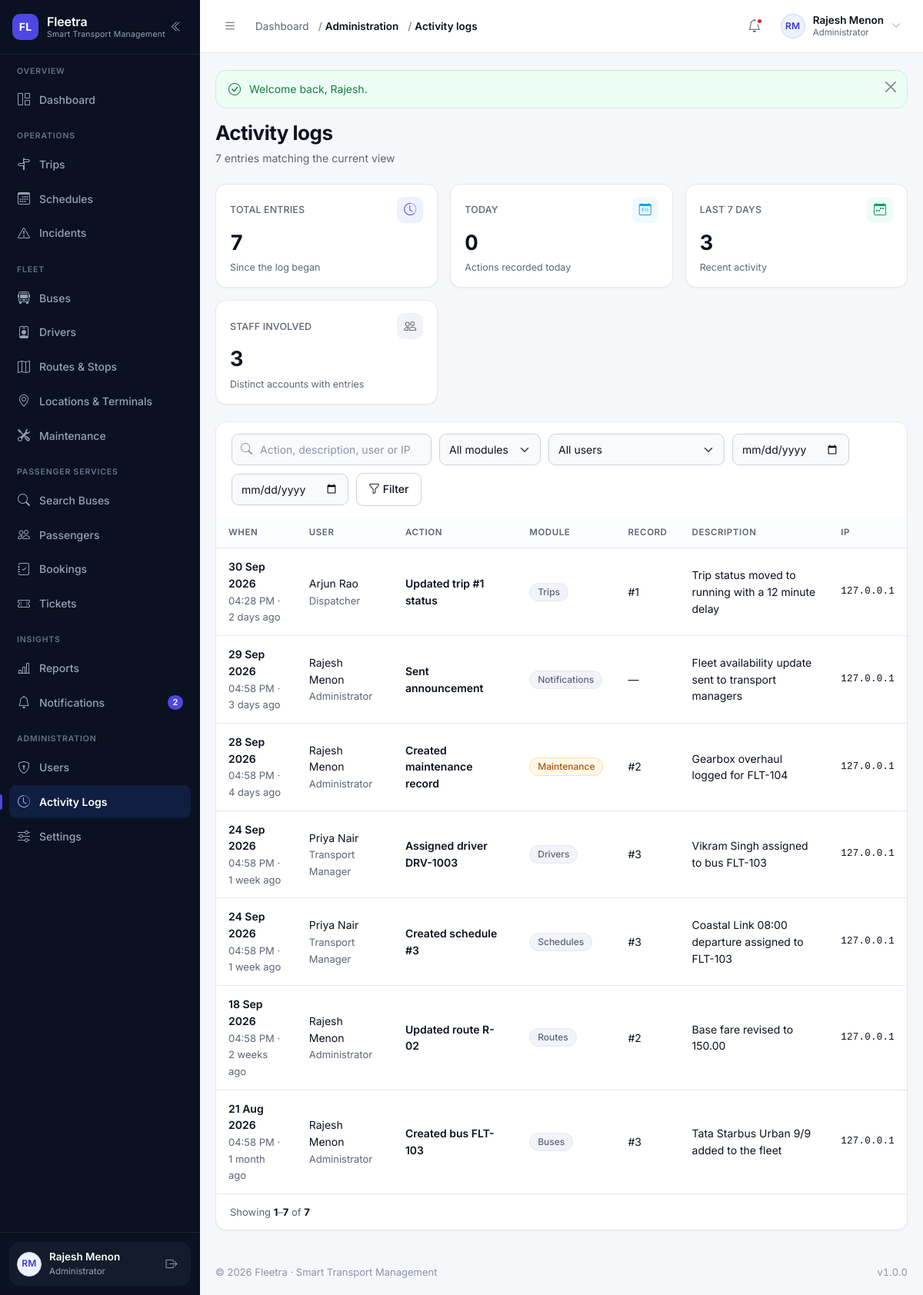
Screenshot of /modules/logs/index.php (signed in) with the database file from the repository.
### tables this page shows
CREATE TABLE users (
    id            INT UNSIGNED NOT NULL AUTO_INCREMENT,
    name          VARCHAR(120)  NOT NULL,
    email         VARCHAR(160)  NOT NULL,
    phone         VARCHAR(20)   DEFAULT NULL,
    password      VARCHAR(255)  NOT NULL COMMENT 'password_hash() output — never plain text',
    role          VARCHAR(30)   NOT NULL DEFAULT 'passenger'
                  COMMENT 'admin | manager | dispatcher | driver | passenger (VARCHAR so new roles need no migration)',
    profile_image VARCHAR(255)  DEFAULT NULL,
    status        ENUM('active','inactive','suspended','deleted') NOT NULL DEFAULT 'active',
    last_login    DATETIME      DEFAULT NULL,
    created_at    DATETIME      NOT NULL DEFAULT CURRENT_TIMESTAMP,
    updated_at    DATETIME      NOT NULL DEFAULT CURRENT_TIMESTAMP ON UPDATE CURRENT_TIMESTAMP,
    PRIMARY KEY (id),
    UNIQUE KEY uq_users_email (email),
    KEY idx_users_role (role),
    KEY idx_users_status (status)
);

CREATE TABLE activity_logs (
    id          INT UNSIGNED NOT NULL AUTO_INCREMENT,
    user_id     INT UNSIGNED DEFAULT NULL,
    action      VARCHAR(160) NOT NULL,
    module      VARCHAR(60)  NOT NULL,
    record_id   INT UNSIGNED DEFAULT NULL,
    description VARCHAR(255) DEFAULT NULL,
    ip_address  VARCHAR(45)  DEFAULT NULL,
    created_at  DATETIME NOT NULL DEFAULT CURRENT_TIMESTAMP,
    PRIMARY KEY (id),
    KEY idx_logs_user (user_id),
    KEY idx_logs_module (module),
    KEY idx_logs_created (created_at),
    CONSTRAINT fk_logs_user FOREIGN KEY (user_id) REFERENCES users (id) ON DELETE SET NULL
);

### modules/logs/index.php (the view, shortened to what the rows shown need)
<?php
require_once __DIR__ . '/../../includes/permissions.php';
require_permission('logs.view');
$search       = get('q');
$moduleFilter = get('module');
$userFilter   = get('user_id');
$dateFrom     = get('date_from');
$dateTo       = get('date_to');
$where  = [];
$params = [];
$whereSql = $where === [] ? '' : 'WHERE ' . implode(' AND ', $where);
$joins    = 'FROM activity_logs l LEFT JOIN users u ON u.id = l.user_id';
$total = (int) db_value("SELECT COUNT(*) $joins $whereSql", $params, 0);
$page  = paginate($total, 25);
$logs = db_all(
    "SELECT l.id, l.action, l.module, l.record_id, l.description, l.ip_address, l.created_at,
            u.name AS user_name, u.role AS user_role
       $joins
       $whereSql
      ORDER BY l.created_at DESC, l.id DESC
      LIMIT {$page['per_page']} OFFSET {$page['offset']}",
    $params
);
$hasFilters = $search !== '' || $moduleFilter !== '' || $userFilter !== ''
    || is_valid_date($dateFrom) || is_valid_date($dateTo);
require __DIR__ . '/../../includes/header.php';
?>
<?= render_page_header(
    'Activity logs',
    number_format($total) . ' entr' . ($total === 1 ? 'y' : 'ies') . ' matching the current view'
) ?>
<div class="card-fl">
    <?php if ($logs === []): ?>
        <?= empty_state(
            $hasFilters ? 'No log entries match these filters' : 'No activity recorded yet',
            $hasFilters
                ? 'Try a wider date range, or clear the filters to see the whole audit trail.'
                : 'Creating a bus, updating a schedule or sending an announcement will be recorded here.',
            'bi-clock-history'
        ) ?>
    <?php else: ?>
        <div class="table-wrap">
            <table class="table-fl">
                <thead>
                    <tr>
                        <th>When</th>
                        <th>User</th>
                        <th>Action</th>
                        <th>Module</th>
                        <th>Record</th>
                        <th>Description</th>
                        <th>IP</th>
                    </tr>
                </thead>
                <tbody>
                    <?php foreach ($logs as $entry): ?>
                        <tr>
                            <td>
                                <span class="cell-strong"><?= e(format_date((string) $entry['created_at'], 'd M Y')) ?></span><br>
                                <span class="cell-muted">
                                    <?= e(format_time((string) $entry['created_at'])) ?>
                                    · <?= e(time_ago((string) $entry['created_at'])) ?>
                                </span>
                            </td>
                            <td>
                                <?php if ($entry['user_name'] !== null): ?>
                                    <?= e($entry['user_name']) ?><br>
                                    <span class="cell-muted"><?= e(role_label((string) $entry['user_role'])) ?></span>
                                <?php else: ?>
                                    <span class="cell-muted">System</span>
                                <?php endif; ?>
                            </td>
                            <td class="cell-strong"><?= e($entry['action']) ?></td>
                            <td><?= status_badge((string) $entry['module'], labelize((string) $entry['module'])) ?></td>
                            <td><?= $entry['record_id'] !== null ? '#' . (int) $entry['record_id'] : '—' ?></td>
                            <td><?= e((string) ($entry['description'] ?? '—')) ?></td>
                            <td class="cell-mono"><?= e((string) ($entry['ip_address'] ?? '—')) ?></td>
                        </tr>
                    <?php endforeach; ?>
                </tbody>
            </table>
        </div>
    <?php endif; ?>
</div>
<?php require __DIR__ . '/../../includes/footer.php'; ?>

### includes/sidebar.php (shortened to what the rows shown need)
<?php
$navUser        = current_user();
?>
<aside class="sidebar" id="appSidebar" aria-label="Main navigation">
    <div class="sidebar__footer">
        <div class="sidebar-user">
            <a class="sidebar-user__link" href="<?= e(url('profile.php')) ?>" title="Open my profile">
                <?= avatar_markup($navUser, 'sm') ?>
                <span class="sidebar-user__text">
                    <span class="sidebar-user__name"><?= e($navUser['name'] ?? 'Guest') ?></span>
                    <span class="sidebar-user__role"><?= e(role_label(current_role())) ?></span>
                </span>
            </a>
        </div>
    </div>
</aside>

### includes/functions.php (shortened to what the rows shown need)
<?php
require_once __DIR__ . '/../config/database.php';
function url(string $path = ''): string
{
    return BASE_URL . ltrim($path, '/');
}
function e(mixed $value): string
{
    return htmlspecialchars((string) ($value ?? ''), ENT_QUOTES | ENT_SUBSTITUTE, 'UTF-8');
}
function get_int(string $key, int $default = 0, int $min = 0): int
{
    $value = filter_var($_GET[$key] ?? null, FILTER_VALIDATE_INT);
    return $value === false ? $default : max($min, (int) $value);
}
function paginate(int $total, int $perPage = 15, ?int $currentPage = null): array
{
    $perPage     = max(1, $perPage);
    $pages       = max(1, (int) ceil($total / $perPage));
    $currentPage = $currentPage ?? get_int('page', 1, 1);
    $currentPage = min(max(1, $currentPage), $pages);
    $offset      = ($currentPage - 1) * $perPage;
    return [
        'page'     => $currentPage,
        'per_page' => $perPage,
        'total'    => $total,
        'pages'    => $pages,
        'offset'   => $offset,
        'from'     => $total === 0 ? 0 : $offset + 1,
        'to'       => min($offset + $perPage, $total),
    ];
}
function format_date(?string $date, string $format = 'd M Y'): string
{
    $timestamp = strtotime($date);
    return $timestamp ? date($format, $timestamp) : '—';
}
function format_time(?string $time, string $format = 'h:i A'): string
{
    $timestamp = strtotime($time);
    return $timestamp ? date($format, $timestamp) : '—';
}
function time_ago(?string $datetime): string
{
    $timestamp = strtotime($datetime);
    $seconds = time() - $timestamp;
    $units = [
        31536000 => 'year',
        2592000  => 'month',
        604800   => 'week',
        86400    => 'day',
        3600     => 'hour',
        60       => 'minute',
    ];
    foreach ($units as $unitSeconds => $label) {
        if ($seconds >= $unitSeconds) {
            $value = (int) floor($seconds / $unitSeconds);
            return $value . ' ' . $label . ($value > 1 ? 's' : '') . ' ago';
        }
    }
    return 'just now';
}
function initials(?string $name): string
{
    $name  = trim((string) $name);
    $parts    = preg_split('/\s+/', $name) ?: [];
    $initials = '';
    foreach ($parts as $part) {
        $initials .= strtoupper(substr($part, 0, 1));
        if (strlen($initials) === 2) {
            break;
        }
    }
    return $initials !== '' ? $initials : 'FL';
}
function labelize(?string $value): string
{
    return ucwords(str_replace(['_', '-'], ' ', (string) $value));
}
function status_variant(?string $status): string
{
    $key = strtolower(str_replace([' ', '-'], '_', (string) $status));
    $map = [
        'active'        => 'success',
        'available'     => 'success',
        'enabled'       => 'success',
        'inactive'      => 'muted',
        'disabled'      => 'muted',
        'retired'       => 'muted',
        'maintenance'   => 'warning',
        'in_service'    => 'warning',
        'scheduled'     => 'info',
        'upcoming'      => 'info',
        'due'           => 'warning',
        'overdue'       => 'danger',
        'in_progress'   => 'info',
        'routine'       => 'muted',
        'repair'        => 'warning',
        'boarding'      => 'info',
        'running'       => 'primary',
        'on_time'       => 'success',
        'delayed'       => 'warning',
        'completed'     => 'success',
        'cancelled'     => 'danger',
        'canceled'      => 'danger',
        'missed'        => 'danger',
        'diverted'      => 'warning',
        'valid'         => 'success',
        'trip'          => 'info',
        'delay'         => 'warning',
        'booking'       => 'primary',
        'emergency'     => 'danger',
        'system'        => 'muted',
        'confirmed'     => 'success',
        'pending'       => 'warning',
        'paid'          => 'success',
        'unpaid'        => 'warning',
        'partial'       => 'warning',
        'failed'        => 'danger',
        'refunded'      => 'muted',
        'expired'       => 'danger',
        'used'          => 'muted',
        'checked_in'    => 'info',
        'no_show'       => 'muted',
        'on_leave'      => 'warning',
        'suspended'     => 'danger',
        'terminated'    => 'danger',
        'resigned'      => 'muted',
        'low'           => 'info',
        'medium'        => 'warning',
        'high'          => 'danger',
        'critical'      => 'danger',
        'open'          => 'warning',
        'investigating' => 'warning',
        'resolved'      => 'success',
        'closed'        => 'muted',
    ];
    return $map[$key] ?? 'muted';
}
function status_badge(?string $status, ?string $label = null): string
{
    $status = (string) $status;
    return '<span class="badge-status badge-' . e(status_variant($status)) . '">'
        . e($label ?? labelize($status)) . '</span>';
}
function upload_url(?string $filename, string $folder): ?string
{
    if (empty($filename)) {
        return null;
    }
    return url('uploads/' . trim($folder, '/') . '/' . $filename);
}
function avatar_markup(?array $user, string $size = 'sm'): string
{
    $name = (string) ($user['name'] ?? '');
    $url  = upload_url($user['profile_image'] ?? null, 'profiles');
    return '<span class="avatar avatar--' . e($size) . '" aria-hidden="true">'
        . e(initials($name)) . '</span>';
}
function render_page_header(string $title, string $subtitle = '', string $actionsHtml = ''): string
{
    $html = '<div class="page-head"><div class="page-head__text">';
    $html .= '<h1 class="page-title">' . e($title) . '</h1>';
    if ($subtitle !== '') {
        $html .= '<p class="page-subtitle">' . e($subtitle) . '</p>';
    }
    $html .= '</div>';
    return $html . '</div>';
}

### includes/topbar.php (shortened to what the rows shown need)
<?php
$topbarUser     = current_user();
?>
<header class="topbar">
    <div class="topbar__right">
        <div class="dropdown">
            <button class="user-menu" type="button" data-bs-toggle="dropdown"
                    aria-expanded="false" aria-haspopup="true">
                <?= avatar_markup($topbarUser, 'sm') ?>
                <span class="user-menu__text">
                    <span class="user-menu__name"><?= e($topbarUser['name'] ?? 'Guest') ?></span>
                    <span class="user-menu__role"><?= e(role_label(current_role())) ?></span>
                </span>
                <i class="bi bi-chevron-down user-menu__caret" aria-hidden="true"></i>
            </button>
        </div>
    </div>
</header>

### rows the page displays
users: name "RM RM", name "Rajesh Menon", role "Administrator"
activity_logs: created_at "30 Sep 2026", created_at "04:28 PM", created_at "2 days ago", user.name "Arjun Rao", user.role "Dispatcher", action "Updated trip #1 status", label "Trips", record "1", description "Trip status moved to running with a 12 minute delay", ip_address "127.0.0.1"
activity_logs: created_at "29 Sep 2026", created_at "04:58 PM", created_at "3 days ago", user.name "Rajesh Menon", user.role "Administrator", action "Sent announcement", label "Notifications", description "Fleet availability update sent to transport managers", ip_address "127.0.0.1"
activity_logs: created_at "28 Sep 2026", created_at "04:58 PM", created_at "4 days ago", user.name "Rajesh Menon", user.role "Administrator", action "Created maintenance record", label "Maintenance", record "2", description "Gearbox overhaul logged for FLT-104", ip_address "127.0.0.1"
activity_logs: created_at "24 Sep 2026", created_at "04:58 PM", created_at "1 week ago", user.name "Priya Nair", user.role "Transport Manager", action "Assigned driver DRV-1003", label "Drivers", record "3", description "Vikram Singh assigned to bus FLT-103", ip_address "127.0.0.1"
activity_logs: created_at "24 Sep 2026", created_at "04:58 PM", created_at "1 week ago", user.name "Priya Nair", user.role "Transport Manager", action "Created schedule #3", label "Schedules", record "3", description "Coastal Link 08:00 departure assigned to FLT-103", ip_address "127.0.0.1"
activity_logs: created_at "18 Sep 2026", created_at "04:58 PM", created_at "2 weeks ago", user.name "Rajesh Menon", user.role "Administrator", action "Updated route R-02", label "Routes", record "2", description "Base fare revised to 150.00", ip_address "127.0.0.1"
activity_logs: created_at "21 Aug 2026", created_at "04:58 PM", created_at "1 month ago", user.name "Rajesh Menon", user.role "Administrator", action "Created bus FLT-103", label "Buses", record "3", description "Tata Starbus Urban 9/9 added to the fleet", ip_address "127.0.0.1"

### other values shown
FLEETRA_NAME "Fleetra"
FLEETRA_TAGLINE "Smart Transport Management"
$group['section'] "OVERVIEW"
$label "Dashboard"
$group['section'] "OPERATIONS"
$label "Trips"
$label "Schedules"
$label "Incidents"
$group['section'] "FLEET"
$label "Buses"
$label "Drivers"
$label "Routes & Stops"
$label "Locations & Terminals"
$label "Maintenance"
$group['section'] "PASSENGER SERVICES"
